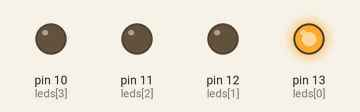
This sketch was run on a simulated Arduino Uno, built with avr-gcc and run on an emulated ATmega328P. Shown: output pins drawn as LEDs (lit = HIGH).

Above: at 0.07 s.
At 0.52 s:
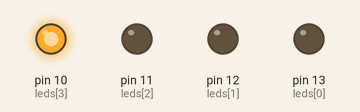
At 1.27 s:
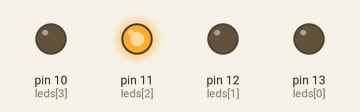
At 2.62 s:
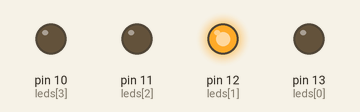
Timing chart, 0 to 3.0 s (numbered marks = the images above):
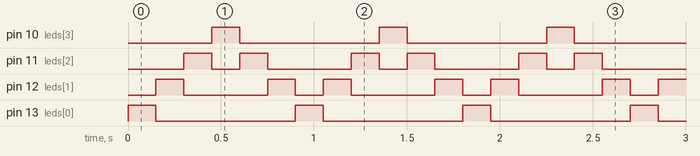

Measured:
- by itself, pin 10 (leds[3]), pin 13 (leds[0]): alternates HIGH for 0.15 s and LOW for 0.75 s
- by itself, pin 11 (leds[2]): repeats every 0.90 s: LOW 0.15 s, HIGH 0.15 s, LOW 0.45 s, HIGH 0.15 s
- by itself, pin 12 (leds[1]): repeats every 0.90 s: LOW 0.45 s, HIGH 0.15 s, LOW 0.15 s, HIGH 0.15 s

The sketch:

coche_fantastico.ino
```cpp
int leds[] = {13, 12, 11, 10};

void setup() {
  for (int i = 0; i < 4; i++) {
    pinMode(leds[i], OUTPUT);
  }
}

void loop() {
  // Ida (izquierda a derecha)
  for (int i = 0; i < 4; i++) {
    digitalWrite(leds[i], HIGH);
    delay(150);
    digitalWrite(leds[i], LOW);
  }

  // Vuelta (derecha a izquierda)
  for (int i = 2; i > 0; i--) {
    digitalWrite(leds[i], HIGH);
    delay(150);
    digitalWrite(leds[i], LOW);
  }
}
```
